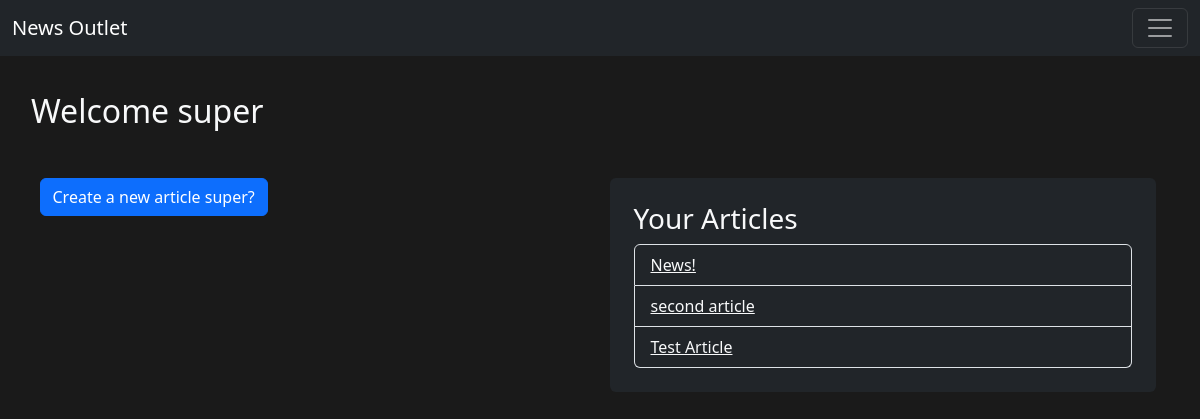
Before: /admin_dashboard/ (signed in) with the older database file.
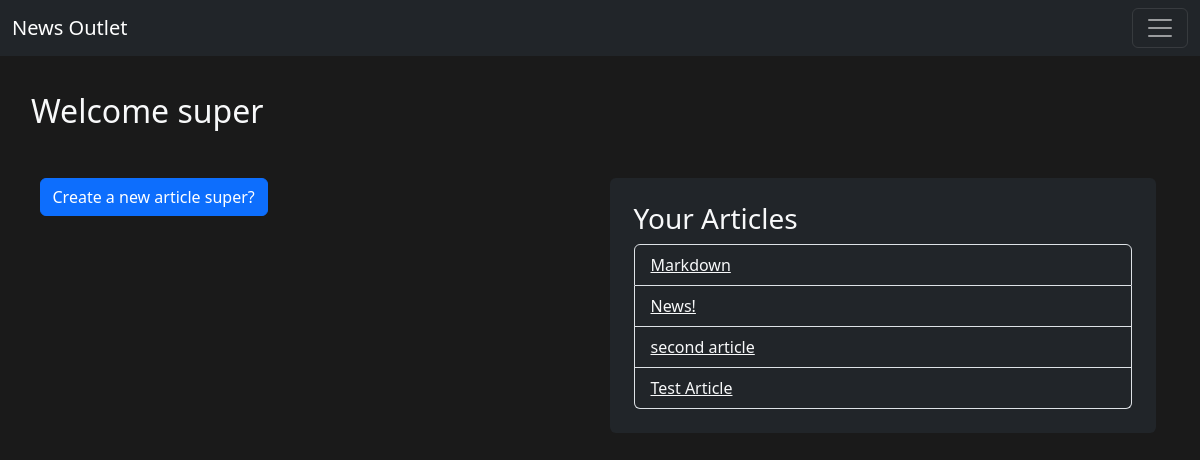
After: the same page with the newer database file.
### news_outlet/models.py (models this page shows, shortened)
class Article(models.Model):
    author = models.ForeignKey(User, on_delete=models.CASCADE)
    title = models.CharField(max_length=200)
    created_at = models.DateTimeField(auto_now_add=True)
    content = models.TextField()  # Store the article content in Markdown format
    bookmarked_by = models.ManyToManyField(User, related_name='bookmarked_articles', blank=True)

### news_outlet/views.py (the view)
# urls.py: path('admin_dashboard/', views.admin_dashboard, name='admin_dashboard'),
@login_required
def admin_dashboard(request):
    articles = Article.objects.filter(author=request.user).order_by("-created_at")
    context = {'articles': articles}
    return render(request, 'news_outlet/admin_dashboard.html', context)

### news_outlet/templates/news_outlet/admin_dashboard.html (shortened to what this page needs)
{% extends 'news_outlet/layout.html' %}
{% block body %}
    <br><br><br>
    <h2 class="mx-3 text-light">Welcome {{ request.user.username }}</h2>
    <div class="container mt-5">
        <div class="row">
            <div class="col-md-6">
                <button id="new_article" class="btn btn-primary">Create a new article {{ request.user.username }}?</button>
            </div>
            <div class="col-md-6">
                <div class="bg-dark p-4 rounded">
                    <h3 class="text-light">Your Articles</h3>
                    <ul class="list-group">
                        {% for article in articles  %}
                            <li class="list-group-item bg-dark text-light">
                                <a href="{% url 'article_detail' article.pk %}" class="text-light">{{ article.title }}</a>
                            </li>
                        {% endfor %}
                    </ul>
                </div>
            </div>
        </div>
    </div>
{% endblock %}

Changed rows visible on the page:
added Article: title "Markdown"
